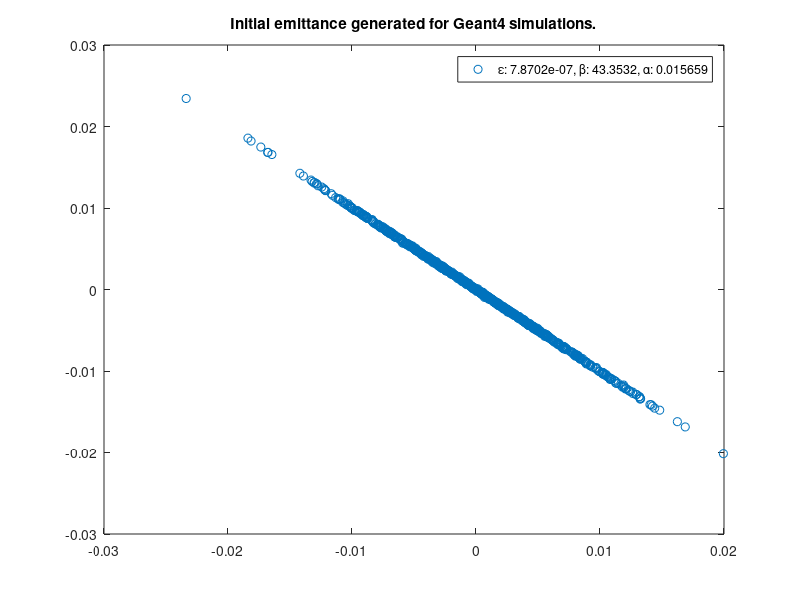
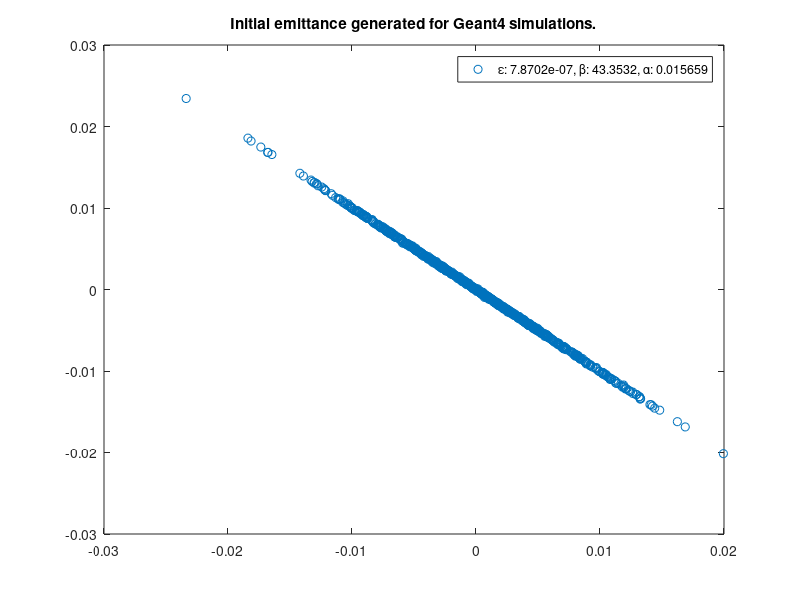
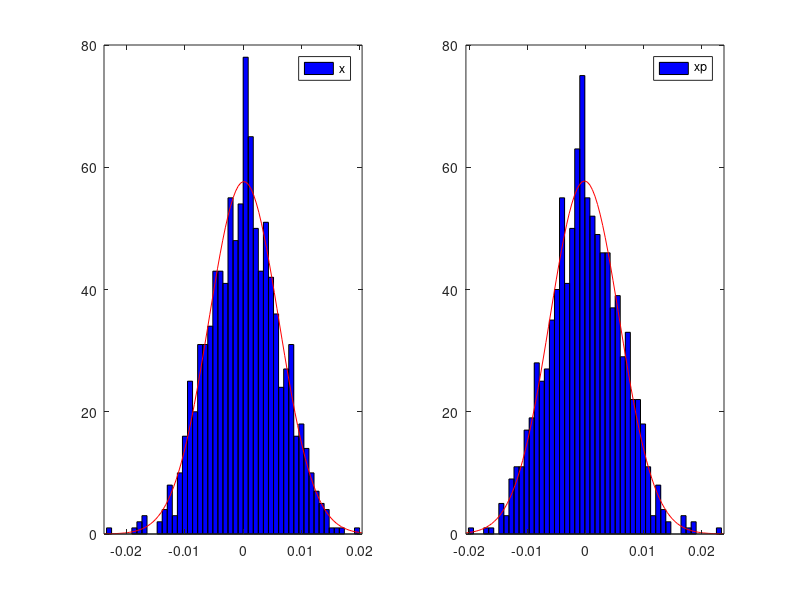

The MATLAB source for these figures, in order:
%% Initial phase space for geant4 simulations
% %%%%%%%%%%%%%%%%%%%%%%%%%%%%%%%%%%%%%%%%%%%%%%%%%%%%%%%%%%%%%%%%%%%%%%%%%
%close all; 
clear; 
%clc;
%format long;
x0  = 0.0058412;     % m
xp0 = 0.0000778420;     % rad 
alpha = 1.0044;
R1 = normrnd(0,x0,[1 1000]);
R2 = normrnd(0,xp0,[1 1000]);


for i=1:max(size(R1))
    x(i) = R1(i);
    xp(i) = R2(i) - alpha*x(i);
end


figure(20)
subplot(1,2,1)
h1 = histfit(x,50);
legend('x')
subplot(1,2,2)
h2= histfit(xp,50);
legend('xp')

[~,ind0_1] = min(abs(x-x0));
[~,ind0_2] = min(abs(xp-xp0));

% Find corresponding coordinates
xmax_x = x0;     
xmax_y = xp(ind0_1);
%
xpmax_y = xp0;
xpmax_x = x(ind0_2); 
%


% %%%%%%%% Calculate the phase space %%%%%%%%%%%%%%%%%%%%%%%%%%%%%%%%%%%%%%
emitt0 = sqrt( (xmax_x*xpmax_y)^2 - (xmax_x*xpmax_y)*(xmax_y*xpmax_x) );
beta0 = (xmax_x^2) / emitt0;
gamma0 = (xpmax_y^2)/ emitt0;
alpha0 = (xpmax_x)*sqrt(gamma0/emitt0);

disp(['Geometric Emittance (m-rad): ' num2str(emitt0)]);
disp(['Beta: ' num2str(beta0)]);
disp(['Alpha: ' num2str(alpha0)]);
disp(['Gamma: ' num2str(gamma0)]);
% %%%%%%%%%%%%%%%%%%%%%%%%%%%%%%%%%%%%%%%%%%%%%%%%%%%%%%%%%%%%%%%%%%%%%%%%%

figure(30)
h20 = plot(x,xp,'o');
legend(['\epsilon: ' num2str(emitt0) ', \beta: ' num2str(beta0) ', \alpha: ' num2str(alpha0)]);
title('Initial emittance generated for Geant4 simulations.')
%%
saveas(h20,['initial_emitt_' num2str(x0*1000) '_' num2str(xp0*1000) '.fig']);
saveas(h20,['initial_emitt_' num2str(x0*1000) '_' num2str(xp0*1000) '.eps'],'epsc');